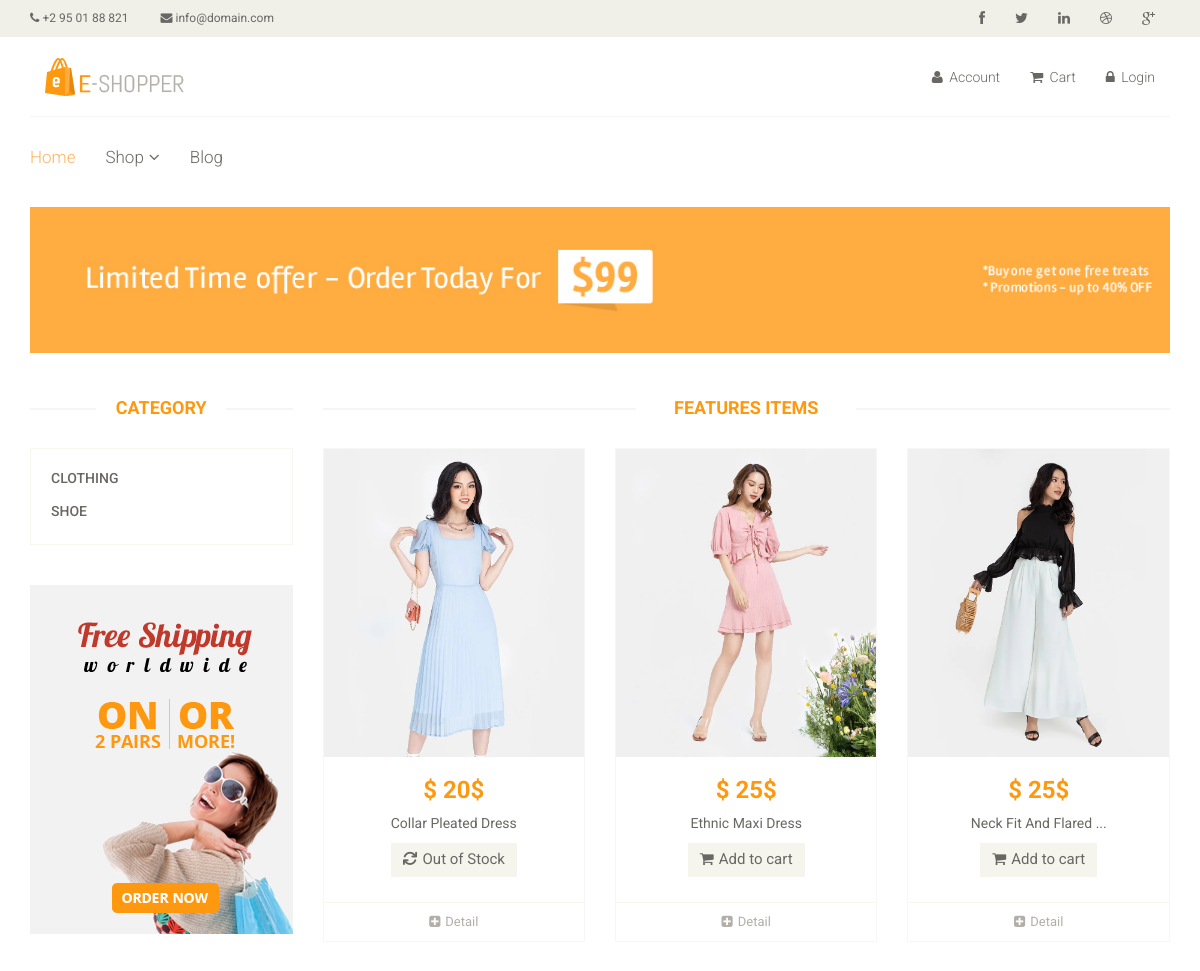
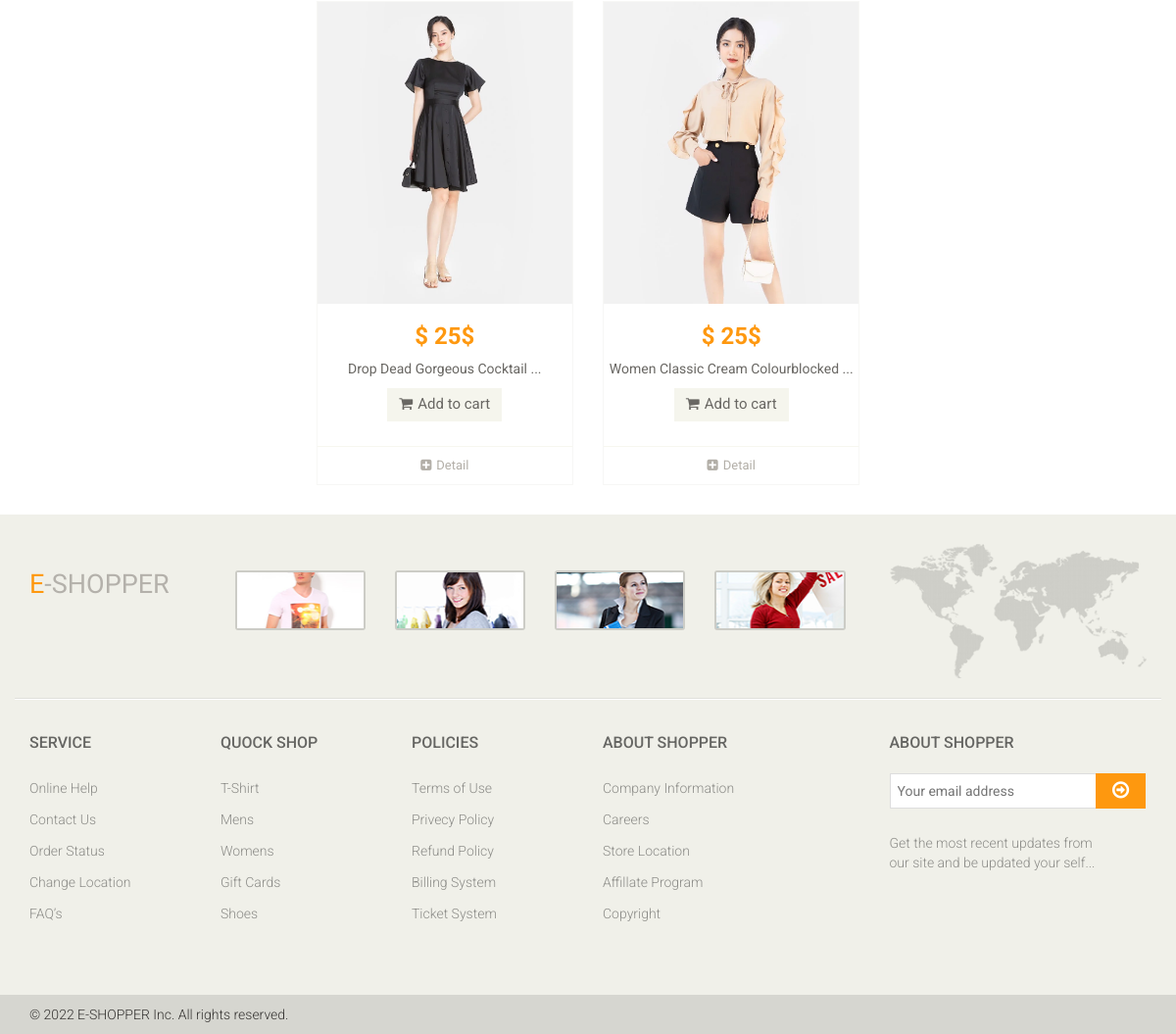
/?quanly=product&category=clothing, run on the app's committed database (2 pictures, top to bottom).
### tables this page shows
CREATE TABLE `categories` (
  `id` int(11) NOT NULL,
  `name` varchar(255) NOT NULL
);

CREATE TABLE `clothes` (
  `id` int(11) NOT NULL,
  `status` enum('hide','active','delete') DEFAULT NULL,
  `img` varchar(255) DEFAULT NULL,
  `title` varchar(255) DEFAULT NULL,
  `description` varchar(255) DEFAULT NULL,
  `category` int(11) NOT NULL,
  `sex` enum('men','women','kid','unisex') DEFAULT NULL,
  `price` float DEFAULT NULL,
  `quantity` int(11) DEFAULT NULL
);

### include/product.php (the view, shortened to what this page needs)
<?php
include('database/connect.php');
if (isset($_GET['category'])) {
	$category = $_GET['category'];
	$sql_temp = mysqli_query($con, "SELECT * FROM categories");
	while ($res = mysqli_fetch_array($sql_temp)) {
		if ($res['name'] == $category)
			$id = $res['id'];
		else
			continue;
	}
	$sql_product = mysqli_query($con, "SELECT * FROM clothes WHERE '$id' = category AND clothes.status ='active'");
} else $sql_product = mysqli_query($con, "SELECT * FROM clothes WHERE clothes.status='active' ORDER BY category");
?>
<div class="col-sm-9 padding-left ">
	<div class="row features_items">
		<h2 class="title text-center">Features Items</h2>
		<?php
		if (mysqli_num_rows($sql_product) > 0) {
			while ($product = mysqli_fetch_array($sql_product)) {
		?>
				<div class="col-sm-4">
					<div class="product-image-wrapper">
						<div class="single-products">
							<div class="productinfo text-center">
								<?php
								$num_item_on_cart = 0;
								?>
								<img id="product-img" src=" <?php echo  $product['img'] ?> " alt="Hình ảnh sản phẩm" />
								<h2 id="product-price"> $ <?php echo $product['price'] ?>$</h2>
								<p id="product-title"> <?php $title = $product['title'];
														if (str_word_count($title) > 4) {
															$piece = explode(" ", $title);
															$title = implode(" ", array_splice($piece, 0, 4));
															echo "$title ...";
														} else echo $title;
														?></p>
								<?php
								if ($product['quantity'] > 0) {
									echo "<button id='add-to-cart' class='btn btn-default add-to-cart'  product-id='" . $product['id'] . "' remain-quantity='" . $product['quantity'] . "' num-item-on-cart='".$num_item_on_cart ."'>
									<i class='fa fa-shopping-cart'></i>Add to cart</button>";
								} else {
									echo "<button class='btn btn-default add-to-cart'><i class='fa-solid fa-sync fa-spin'></i>Out of Stock</button>";
								}
								?>
							</div>
							<div class="product-overlay">
								<div class="overlay-content">
								</div>
							</div>
						</div>
						<div class="choose">
							<ul class="nav nav-pills nav-justified">
								<li><a href="?quanly=product&id=<?php echo $product['id'] ?>"><i class="fa fa-plus-square"></i>Detail</a></li>
							</ul>
						</div>
					</div>
				</div>
		<?php }
		} ?>
	</div>
</div>

### include/category-sidebar.php (shortened to what this page needs)
<div class="col-sm-3">
					<div class="left-sidebar">
						<h2>Category</h2>
						<div class="panel-group category-products" id="accordian">
						<?php
	$query = "select * from categories where 1";
	$result = mysqli_query($con, $query);
	while($row = mysqli_fetch_array($result)){
		$name=$row["name"];
	?>
		<div class="panel panel-default">
			<div class="panel-heading">
				<h4 class="panel-title"><a class="cate" id="<?=$name?>"	href="?quanly=product&category=<?=$name?>"><?= $name; ?></a></h4>
			</div>
		</div>
<?php }	?>
</div>
	<div class="shipping text-center">
		<img src="images/home/shipping.jpg" alt="" />
	</div>
</div>
</div>

### css/main.css (style rules this page uses)
body { font-family: 'Roboto', sans-serif; position: relative; font-weight: 400px; }
ul li { list-style: none; }
a { -webkit-transition: 300ms; transition: 300ms; }
h1, h2, h3, h4, h5, h6 { font-family: 'Roboto', sans-serif; }
.category-products { border: 1px solid #F7F7F0; margin-bottom: 35px; padding-bottom: 20px; padding-top: 15px; }
.left-sidebar h2, .brands_products h2 { color: #FE980F; font-family: 'Roboto', sans-serif; font-size: 18px; font-weight: 700; margin: 0 auto 30px; text-align: center; text-transform: uppercase; position: relative; z-index: 3; }
.left-sidebar h2:after, h2.title:after { content: " "; position: absolute; border: 1px solid #f5f5f5; bottom: 8px; left: 0; width: 100%; height: 0; z-index: -2; }
.left-sidebar h2:before { content: " "; position: absolute; background: #fff; bottom: -6px; width: 130px; height: 30px; z-index: -1; left: 50%; margin-left: -65px; }
h2.title:before { content: " "; position: absolute; background: #fff; bottom: -6px; width: 220px; height: 30px; z-index: -1; left: 50%; margin-left: -110px; }
.category-products .panel { background-color: #FFFFFF; border: 0px; border-radius: 0px; -webkit-box-shadow: none; box-shadow: none; margin-bottom: 0px; }
.category-products .panel-default .panel-heading { background-color: #FFFFFF; border: 0 none; color: #FFFFFF; padding: 5px 20px; }
.category-products .panel-default .panel-heading .panel-title a { color: #696763; font-family: 'Roboto', sans-serif; font-size: 14px; text-decoration: none; text-transform: uppercase; }
.shipping { background-color: #F2F2F2; margin-top: 40px; overflow: hidden; padding-top: 20px; position: relative; }
.features_items { overflow: hidden; }
h2.title { color: #FE980F; font-family: 'Roboto', sans-serif; font-size: 18px; font-weight: 700; margin: 0 15px; text-transform: uppercase; margin-bottom: 30px; position: relative; }
.product-image-wrapper { border: 1px solid #F7F7F5; overflow: hidden; margin-bottom: 30px; }
.single-products { position: relative; }
.productinfo h2 { color: #FE980F; font-family: 'Roboto', sans-serif; font-size: 24px; font-weight: 700; }
.productinfo p { font-family: 'Roboto', sans-serif; font-size: 14px; font-weight: 400; color: #696763; }
.productinfo img { width: 100%; }
.productinfo { position: relative; }
.product-overlay { background: rgba(254, 152, 15, .8); top: 0; display: none; height: 0; position: absolute; -webkit-transition: height 500ms ease 0s; transition: height 500ms ease 0s; width: 100%; display: block; }
.product-overlay .overlay-content { bottom: 0; position: absolute; bottom: 0; text-align: center; width: 100%; }
.add-to-cart { background: #F5F5ED; border: 0 none; border-radius: 0; color: #696763; font-family: 'Roboto', sans-serif; font-size: 15px; margin-bottom: 25px; }
.add-to-cart i { margin-right: 5px; }
.choose { border-top: 1px solid #F7F7F0; }
.choose ul li a { color: #B3AFA8; font-family: 'Roboto', sans-serif; font-size: 13px; padding-left: 0; padding-right: 0; }
.choose ul li a i { margin-right: 5px; }

### data on the page
categories: name "CLOTHING"
categories: name "SHOE"
clothes: img (picture), price "20", title "Collar Pleated Dress", quantity 0 (drawn)
clothes: img (picture), price "25", title "Ethnic Maxi Dress"
clothes: img (picture), price "25", title "Neck Fit And Flared"
clothes: img (picture), price "25", title "Drop Dead Gorgeous Cocktail"
clothes: img (picture), price "25", title "Women Classic Cream Colourblocked"
